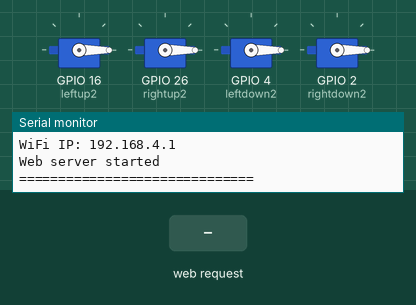
Bench run of a sketch on a simulated ESP32. Parts: 4 × servo, the last lines printed to the serial monitor. Inputs (shaded band) come from the test bench.

Above: at 2.2 s.
2.3 s: HTTP request GET /stand received
At 2.76 s:
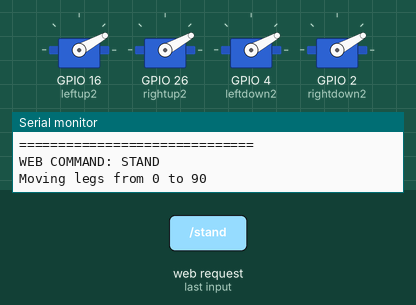
At 4.2 s:
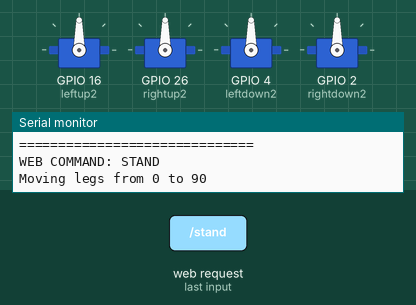
5.3 s: HTTP request GET /sit received
At 5.76 s:
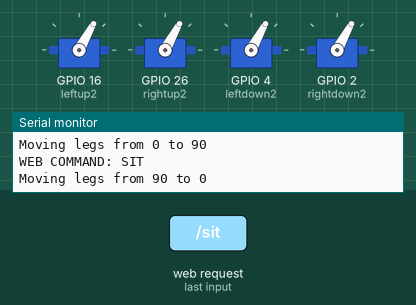
Timing chart, 0 to 8.3 s (numbered marks = the images above; inputs shaded):
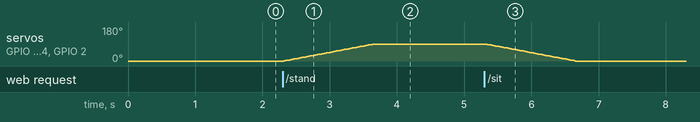

Measured:
- after the input at 2.3 s, servo on GPIO 16 (leftup2), servo on GPIO 26 (rightup2), servo on GPIO 4 (leftdown2), servo on GPIO 2 (rightdown2): moves from 0° to 90° over 1.3 s, starting at once
- after the input at 5.3 s, servo on GPIO 16 (leftup2), servo on GPIO 26 (rightup2), servo on GPIO 4 (leftdown2), servo on GPIO 2 (rightdown2): moves from 90° to 0° over 1.3 s, starting at once

The sketch:

sketch_sep26a.ino
```cpp
#include <WiFi.h>
#include <WebServer.h>
#include <ESP32Servo.h>

// ======================================================
// WIFI
// ======================================================

const char* AP_SSID = "QUADRUPED-ESP32";
const char* AP_PASSWORD = "12345678";

WebServer server(80);


// ======================================================
// LEG SERVOS
// ======================================================

Servo leftup2;
Servo rightup2;
Servo leftdown2;
Servo rightdown2;


// Current leg position
int legPosition = 0;


// ======================================================
// FRONTEND
// ======================================================

const char MAIN_PAGE[] PROGMEM = R"rawliteral(

<!DOCTYPE html>

<html>

<head>

<meta name="viewport"
      content="width=device-width, initial-scale=1.0">

<title>Quadruped Robot</title>

<style>

* {
    box-sizing: border-box;
}

body {
    margin: 0;
    font-family: Arial, Helvetica, sans-serif;
    background: #111827;
    color: white;
    text-align: center;
}

.container {
    max-width: 500px;
    margin: auto;
    padding: 25px 20px;
}

h1 {
    font-size: 28px;
    margin-bottom: 5px;
}

.subtitle {
    color: #9ca3af;
    margin-bottom: 25px;
}

.robot-card {
    background: #1f2937;
    border-radius: 20px;
    padding: 25px;
    box-shadow: 0 10px 30px rgba(0,0,0,0.3);
}

.status {
    font-size: 22px;
    font-weight: bold;
    margin: 15px 0 25px;
}

.status-value {
    padding: 12px;
    border-radius: 12px;
    background: #374151;
}

button {
    width: 100%;
    padding: 20px;
    margin: 10px 0;
    border: none;
    border-radius: 15px;
    font-size: 21px;
    font-weight: bold;
    color: white;
    cursor: pointer;
    transition: 0.15s;
}

button:active {
    transform: scale(0.97);
}

.stand {
    background: #16a34a;
}

.sit {
    background: #dc2626;
}

.stop {
    background: #4b5563;
}

.info {
    margin-top: 25px;
    background: #111827;
    padding: 15px;
    border-radius: 12px;
    color: #9ca3af;
    font-size: 14px;
}

.footer {
    margin-top: 20px;
    font-size: 13px;
    color: #6b7280;
}

</style>

</head>


<body>

<div class="container">

    <h1>🤖 Quadruped Robot</h1>

    <div class="subtitle">
        ESP32 Robot Controller
    </div>


    <div class="robot-card">

        <div class="status">
            Current State
        </div>

        <div id="status"
             class="status-value">
            SITTING
        </div>


        <button class="stand"
                onclick="standRobot()">

            STAND UP

        </button>


        <button class="sit"
                onclick="sitRobot()">

            SIT DOWN

        </button>


        <button class="stop"
                onclick="getStatus()">

            REFRESH STATUS

        </button>


        <div class="info">

            ESP32 IP:
            <strong>192.168.4.1</strong>

            <br><br>

            Connect your phone to:
            <strong>QUADRUPED-ESP32</strong>

        </div>

    </div>


    <div class="footer">
        Quadruped Robot • ESP32
    </div>

</div>


<script>

function standRobot() {

    document.getElementById("status").innerText =
        "STANDING...";

    fetch("/stand")
    .then(response => response.text())
    .then(data => {

        document.getElementById("status").innerText =
            "STANDING";

    })
    .catch(error => {

        document.getElementById("status").innerText =
            "CONNECTION ERROR";

    });

}


function sitRobot() {

    document.getElementById("status").innerText =
        "SITTING...";

    fetch("/sit")
    .then(response => response.text())
    .then(data => {

        document.getElementById("status").innerText =
            "SITTING";

    })
    .catch(error => {

        document.getElementById("status").innerText =
            "CONNECTION ERROR";

    });

}


function getStatus() {

    fetch("/status")
    .then(response => response.text())
    .then(data => {

        document.getElementById("status").innerText =
            data;

    });

}

</script>

</body>

</html>

)rawliteral";


// ======================================================
// MOVE LEGS
// ======================================================

void moveLegs(int targetPosition) {

    Serial.print("Moving legs from ");
    Serial.print(legPosition);
    Serial.print(" to ");
    Serial.println(targetPosition);


    // Move upward
    if (legPosition < targetPosition) {

        for (int pos = legPosition;
             pos <= targetPosition;
             pos++) {

            leftup2.write(pos);
            rightup2.write(pos);
            leftdown2.write(pos);
            rightdown2.write(pos);

            delay(15);
        }
    }


    // Move downward
    else if (legPosition > targetPosition) {

        for (int pos = legPosition;
             pos >= targetPosition;
             pos--) {

            leftup2.write(pos);
            rightup2.write(pos);
            leftdown2.write(pos);
            rightdown2.write(pos);

            delay(15);
        }
    }


    legPosition = targetPosition;
}


// ======================================================
// HOME PAGE
// ======================================================

void handleRoot() {

    server.send(
        200,
        "text/html",
        MAIN_PAGE
    );

}


// ======================================================
// STAND
// ======================================================

void handleStand() {

    Serial.println("WEB COMMAND: STAND");

    moveLegs(90);

    server.send(
        200,
        "text/plain",
        "STANDING"
    );
}


// ======================================================
// SIT
// ======================================================

void handleSit() {

    Serial.println("WEB COMMAND: SIT");

    moveLegs(0);

    server.send(
        200,
        "text/plain",
        "SITTING"
    );
}


// ======================================================
// STATUS
// ======================================================

void handleStatus() {

    if (legPosition == 90) {

        server.send(
            200,
            "text/plain",
            "STANDING"
        );

    } else {

        server.send(
            200,
            "text/plain",
            "SITTING"
        );
    }
}


// ======================================================
// SETUP
// ======================================================

void setup() {

    Serial.begin(115200);


    // --------------------------------------------------
    // SERVO ATTACH
    // --------------------------------------------------

    leftup2.attach(16);
    rightup2.attach(26);
    leftdown2.attach(4);
    rightdown2.attach(2);

    Serial.println("4 leg servos attached");


    // --------------------------------------------------
    // INITIAL POSITION = SITTING
    // --------------------------------------------------

    leftup2.write(0);
    rightup2.write(0);
    leftdown2.write(0);
    rightdown2.write(0);

    legPosition = 0;


    delay(1000);


    // --------------------------------------------------
    // CREATE WIFI ACCESS POINT
    // --------------------------------------------------

    WiFi.softAP(AP_SSID, AP_PASSWORD);


    Serial.println();
    Serial.println("==============================");
    Serial.println("QUADRUPED ESP32");
    Serial.println("==============================");

    Serial.print("WiFi Name: ");
    Serial.println(AP_SSID);

    Serial.print("WiFi IP: ");
    Serial.println(WiFi.softAPIP());


    // --------------------------------------------------
    // WEB SERVER ROUTES
    // --------------------------------------------------

    server.on("/", handleRoot);

    server.on("/stand",
              HTTP_GET,
              handleStand);

    server.on("/sit",
              HTTP_GET,
              handleSit);

    server.on("/status",
              HTTP_GET,
              handleStatus);


    server.begin();

    Serial.println("Web server started");

    Serial.println("==============================");
}


// ======================================================
// LOOP
// ======================================================

void loop() {

    server.handleClient();

}
```
